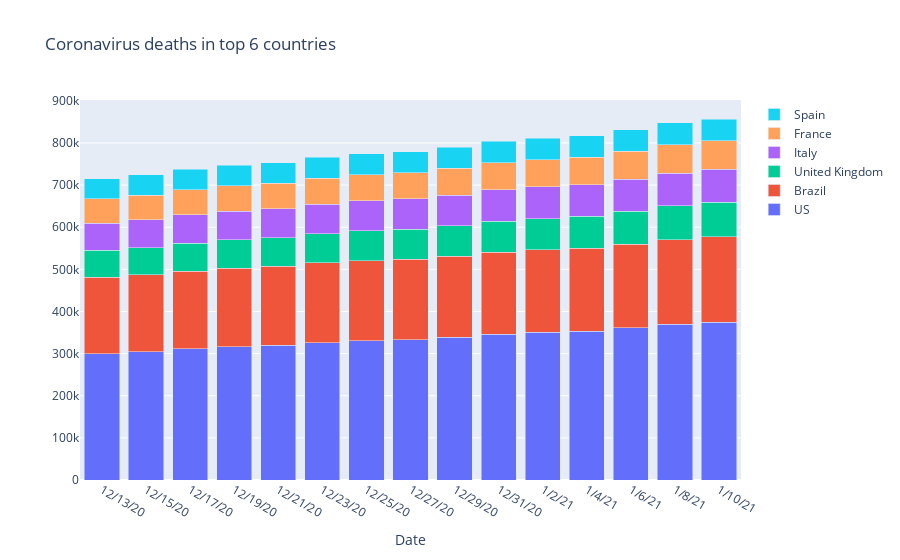

The cell this chart's notebook holds for it:
### Code cell
# Stacked Bar Chart

top_countries = ['US', 'Brazil', 'United Kingdom', 'Italy', 'France', 'Spain']
top_countries_list = ['US', 'Brazil', 'United Kingdom', 'Italy', 'France', 'Spain']
for j in range(6):
    top_countries_list[j] = []
    for i in range(-2, -31, -2):
        top_countries_list[j].append(df_deaths[df_deaths['Country/Region'] == top_countries[j]].iloc[0, i])
    top_countries_list[j] = list(reversed(top_countries_list[j]))

dates = df_deaths.columns[-30::2]

fig = go.Figure(data = [go.Bar(name = top_countries[i], x = dates, y = top_countries_list[i]) 
                      for i in range(6)])
fig.update_layout(barmode = 'stack')
fig.update_layout(title_text = 'Coronavirus deaths in top 6 countries')
fig.update_xaxes(title = 'Date')
fig.show()

### Figure 1 — Plotly figure (JSON) as saved in the notebook; plotly's stock layout.template omitted (floating-point values rounded to 4 significant figures)
{"data": [{"name": "US", "type": "bar", "x": ["12/13/20", "12/15/20", "12/17/20", "12/19/20", "12/21/20", "12/23/20", "12/25/20", "12/27/20", "12/29/20", "12/31/20", "1/2/21", "1/4/21", "1/6/21", "1/8/21", "1/10/21"], "y": [299530, 304007, 311018, 316365, 319572, 326298, 330401, 333282, 338722, 345859, 350290, 353502, 361123, 369256, 374329]}, {"name": "Brazil", "type": "bar", "x": ["12/13/20", "12/15/20", "12/17/20", "12/19/20", "12/21/20", "12/23/20", "12/25/20", "12/27/20", "12/29/20", "12/31/20", "1/2/21", "1/4/21", "1/6/21", "1/8/21", "1/10/21"], "y": [181402, 182799, 184827, 186356, 187291, 189220, 190488, 191139, 192681, 194949, 195725, 196561, 198974, 201460, 203100]}, {"name": "United Kingdom", "type": "bar", "x": ["12/13/20", "12/15/20", "12/17/20", "12/19/20", "12/21/20", "12/23/20", "12/25/20", "12/27/20", "12/29/20", "12/31/20", "1/2/21", "1/4/21", "1/6/21", "1/8/21", "1/10/21"], "y": [64170, 64908, 66052, 67075, 67616, 69051, 70195, 70752, 71567, 73512, 74570, 75431, 77346, 79833, 81431]}, {"name": "Italy", "type": "bar", "x": ["12/13/20", "12/15/20", "12/17/20", "12/19/20", "12/21/20", "12/23/20", "12/25/20", "12/27/20", "12/29/20", "12/31/20", "1/2/21", "1/4/21", "1/6/21", "1/8/21", "1/10/21"], "y": [64520, 65857, 67220, 68447, 69214, 70395, 71359, 71925, 73029, 74159, 74985, 75680, 76877, 77911, 78755]}, {"name": "France", "type": "bar", "x": ["12/13/20", "12/15/20", "12/17/20", "12/19/20", "12/21/20", "12/23/20", "12/25/20", "12/27/20", "12/29/20", "12/31/20", "1/2/21", "1/4/21", "1/6/21", "1/8/21", "1/10/21"], "y": [57554, 58712, 59259, 60056, 60537, 61614, 62063, 62382, 63713, 64267, 64555, 65049, 66197, 67062, 67380]}, {"name": "Spain", "type": "bar", "x": ["12/13/20", "12/15/20", "12/17/20", "12/19/20", "12/21/20", "12/23/20", "12/25/20", "12/27/20", "12/29/20", "12/31/20", "1/2/21", "1/4/21", "1/6/21", "1/8/21", "1/10/21"], "y": [47624, 48401, 48777, 48926, 49260, 49698, 49824, 49824, 50442, 50837, 50837, 51078, 51430, 51874, 51874]}], "layout": {"barmode": "stack", "title": {"text": "Coronavirus deaths in top 6 countries"}, "xaxis": {"title": {"text": "Date"}}}}
